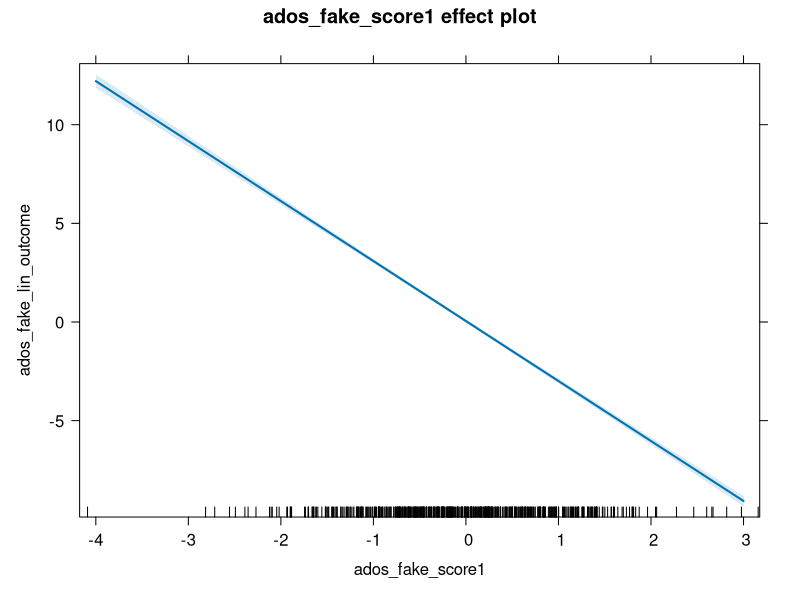
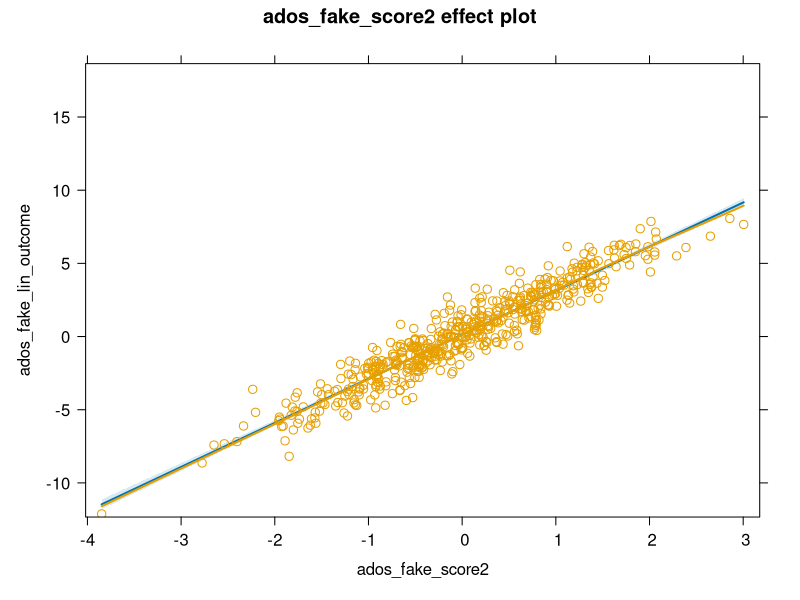
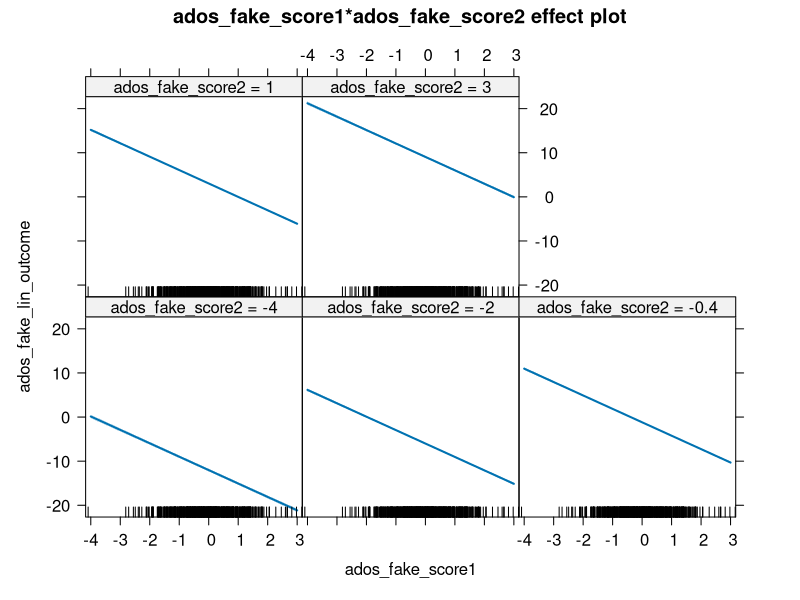
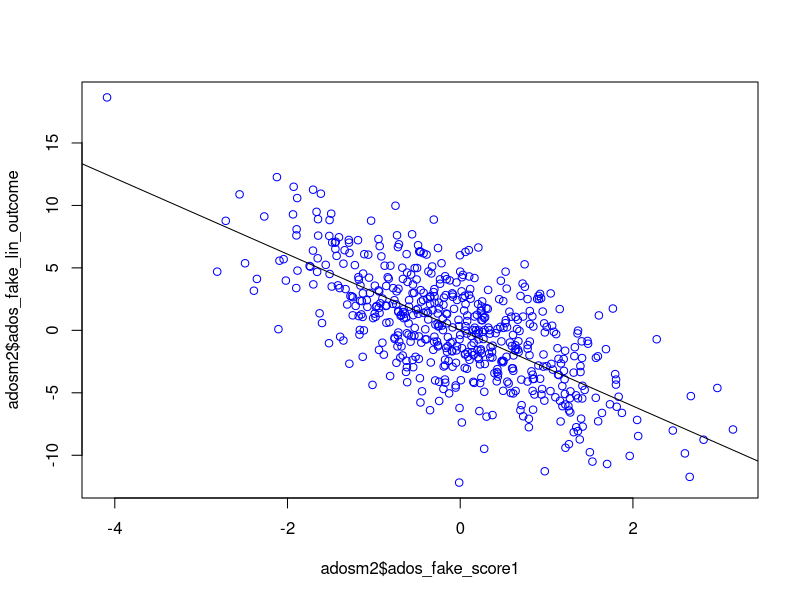
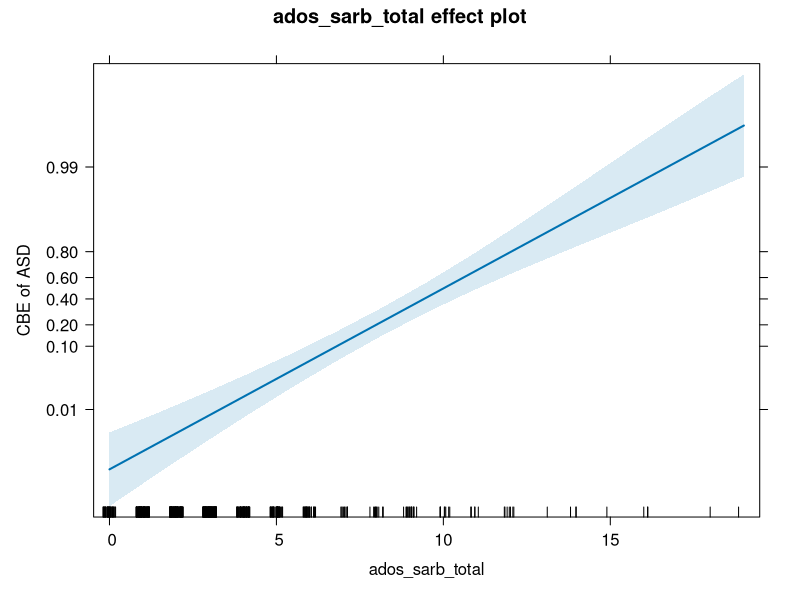
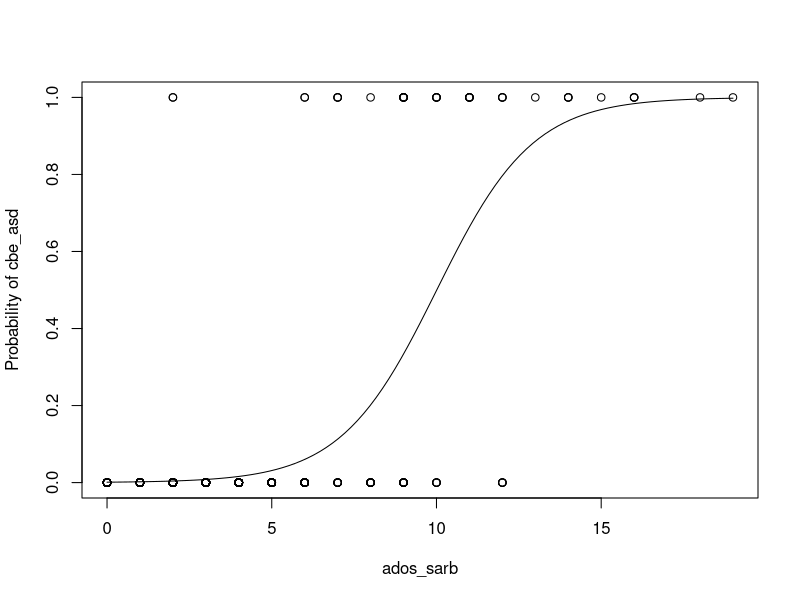

Here is the R script that generated these plots, in order: (Note: this script raises an error after producing the figures.)
## Load required libraries
library("lme4")  # For creating mixed effects models
# install.packages("lme4")
library("effects")  # For plotting models
# install.packages("effects")

#-----------------------------------------------------------------------------#
#### Read in data ####
#-----------------------------------------------------------------------------#
adosm2 <- read.csv("./datasets/adosm2_scored.csv", 
                   stringsAsFactors = FALSE)
#-----------------------------------------------------------------------------#
#### Basic Stats functions ####
#-----------------------------------------------------------------------------#

## Mean, Median, Standard Deviation, Summary
mean(adosm2$ados_sarb_total, na.rm = TRUE)
median(adosm2$ados_sarb_total, na.rm = TRUE)
sd(adosm2$ados_sarb_total, na.rm = TRUE)
summary(adosm2$ados_sarb_total)


## Chi-Squared Test
chisq.test(table(adosm2$cbe_36, adosm2$recruitment_group))

### Correlation

# Find correlation between two vars
cor.test(adosm2$ados_fake_score1, adosm2$ados_fake_lin_outcome)

#-----------------------------------------------------------------------------#
#### Linear Regression ####
#-----------------------------------------------------------------------------#


### Creating a Linear Regression Model

# We use the lm() function to create a Linear Regression Model
# The first parameter takes in an equation of the form: 
# "dependentVar ~ predictor1 + predictor2 + ..."
# So the dependentVar is a function of the predictor variables
# In order to use column names as variables in this eq., the `data` parameter takes in a dataframe as input.


# To demonstrate a linear model, we use fake ados columns within the ados
# dataframe
linearMod <- 
  lm(ados_fake_lin_outcome ~ ados_fake_score1 + ados_fake_score2,
     data=adosm2)

linearMod
### Residuals, P-Values, Coefficients, with summary()

summary(linearMod)


### Plotting the Linear Model
# create effects object
eff_fake_score1 <- Effect(c("ados_fake_score1"), linearMod)
plot(eff_fake_score1)
# Plot with residuals
eff_fake_score2 <- Effect(c("ados_fake_score2"), linearMod, residuals = TRUE)
plot(eff_fake_score2)
eff_fake_score_1_2<- Effect(c("ados_fake_score1", "ados_fake_score2"), linearMod)
plot(eff_fake_score_1_2)
# If R version 3.4 or older
# Plot model with abline instead of Effect()
plot(adosm2$ados_fake_score1, adosm2$ados_fake_lin_outcome, col = "blue")
abline(linearMod)



#-----------------------------------------------------------------------------#
#### Logistic Regression ####
#-----------------------------------------------------------------------------#
adosm2$cbe_asd <- ifelse(adosm2$cbe_36 %in% c("Autism", "ASD"), "ASD", "Non-ASD")

adosm2$cbe_asd <- as.factor(adosm2$cbe_asd)

adosm2$cbe_asd <- relevel(adosm2$cbe_asd, ref = "Non-ASD")

mod <- glm(cbe_asd ~ 1 + ados_sarb_total,
           data = adosm2,
           family = "binomial")

eff <- Effect(c("ados_sarb_total"), mod)
plot(eff,
     axes = list(
       y = list(
         lab = "CBE of ASD",
         ticks = list(at = c(.01, .1, .2, .4, .6, .8,  .99))))
)

# If R version 3.4 or older
# Turn the dependent variable to 0s and 1s
adosm2$cbe_asd_2 <- ifelse(as.character(adosm2$cbe_asd) == 'ASD', 1, 0)
plot(x = adosm2$ados_sarb_total,
     y = adosm2$cbe_asd_2,
     xlab = "ados_sarb",
     ylab="Probability of cbe_asd")
# Create logistic regression model, same as before
g <- glm(cbe_asd_2 ~ 1 + ados_sarb_total,
         family="binomial",
         data=adosm2)
# Plot a curve with model
curve(
  predict(g, data.frame(ados_sarb_total=x), type="resp"), 
  add=TRUE
)

#-----------------------------------------------------------------------------#
#### Mixed Effects Models ####
#-----------------------------------------------------------------------------#
### Mixed Effects Logistic Regression

# analyze- logistic regression mixed effects
adosm2$cbe_asd <- ifelse(adosm2$cbe_36 %in% c("Autism", "ASD"), "ASD", "Non-ASD")
adosm2$cbe_asd <- as.factor(adosm2$cbe_asd)
adosm2$cbe_asd <- relevel(adosm2$cbe_asd, ref = "Non-ASD")
mod <- glmer(cbe_asd ~ 1 + (1|visit) + ados_sarb_total,
                   data = adosm2,
                   family = "binomial")
eff <- Effect(c("ados_sarb_total"), mod)
plot(eff,
     axes = list(
       y = list(
         lab = "CBE of ASD",
         ticks = list(at = c(.01, .1, .2, .4, .6, .8,  .99))))
)
